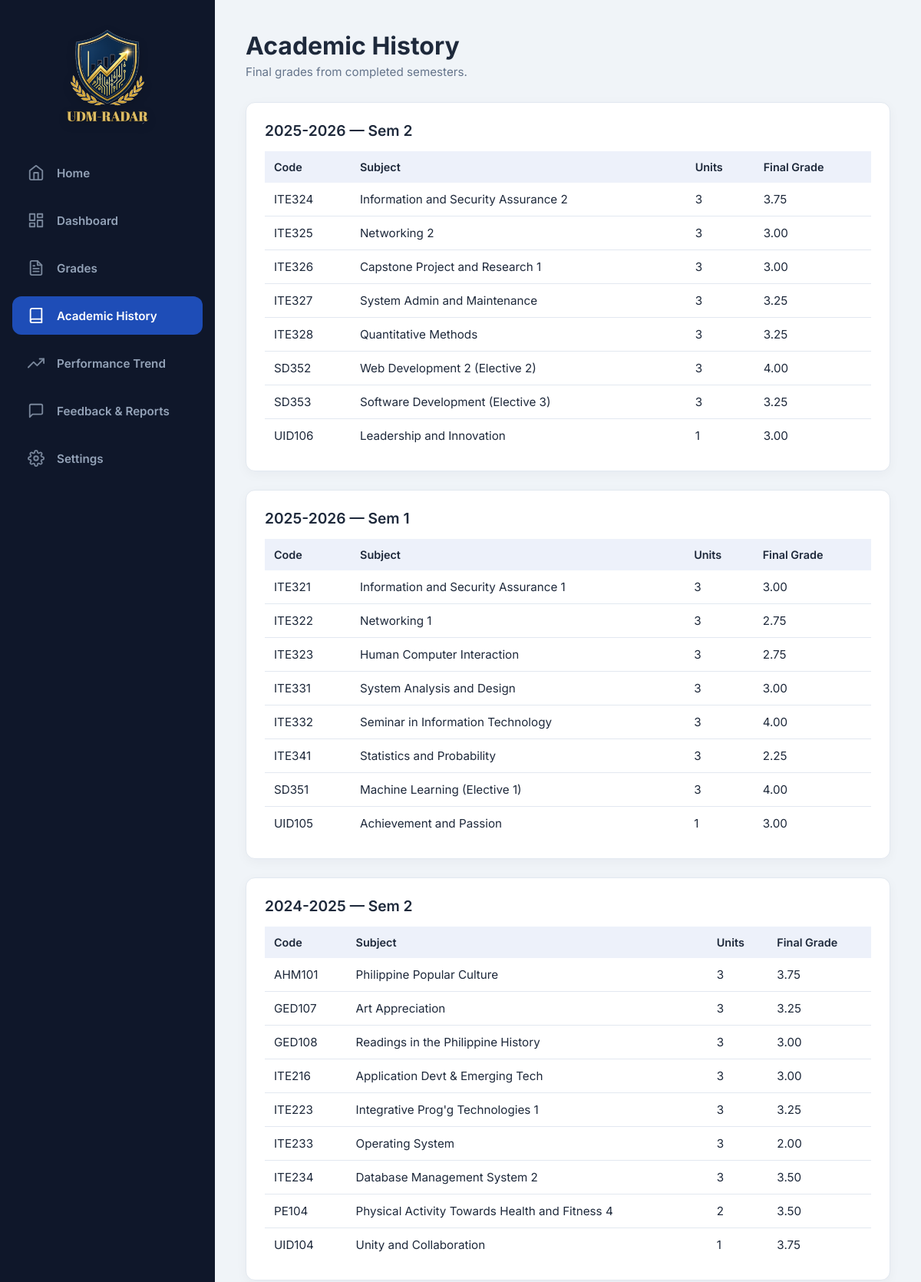
/student/history.php (signed in, upper part), run on the app's committed database.
### tables this page shows
CREATE TABLE `grades` (
  `id` int(11) NOT NULL,
  `student_id` int(11) NOT NULL COMMENT 'FK -> users.id (NOT student_profiles.id — there is no direct link to student_profiles from this table; join through users.id = student_profiles.user_id if section/course/etc. is needed).',
  `subject_id` int(11) NOT NULL COMMENT 'FK -> subjects.id.',
  `school_year` varchar(15) DEFAULT NULL COMMENT 'e.g. "2026-2027".',
  `semester` tinyint(4) DEFAULT NULL COMMENT '1 or 2.',
  `prelim` decimal(5,2) DEFAULT NULL COMMENT 'Raw 0-100 percentage, NEVER a 1.00-4.00 point value. Convert via normalizeTermGrade() before any math or display.',
  `midterm` decimal(5,2) DEFAULT NULL COMMENT 'Raw 0-100 percentage, same rule as prelim.',
  `prefinal` decimal(5,2) DEFAULT NULL COMMENT 'Raw 0-100 percentage, same rule as prelim.',
  `final_grade` decimal(4,2) DEFAULT NULL COMMENT 'Already point-scale (1.00-4.00) once computed via the official 30/30/40 weighting — opposite convention from prelim/midterm/prefinal. Convert via normalizePointGrade(), not normalizeTermGrade().',
  `risk_level` enum('LOW','MODERATE','HIGH') DEFAULT 'LOW' COMMENT 'Snapshot at time of last encode/patch — NOT guaranteed to match live computeRiskFromAvg() on the current prelim/final value if thresholds changed since. Treat as a cache, recompute live where correctness matters.',
  `is_current` tinyint(1) DEFAULT 0 COMMENT 'Marks "this is the in-progress term to show on dashboards." Not enforced by any constraint — nothing stops two different terms from both being flagged 1 for the same student (this happened once; see fix_duplicate_semester.sql). getCurrentTerm() in config/constants.php can cross-check this flag against the actual calendar date.',
  `encoded_by` int(11) DEFAULT NULL COMMENT 'FK -> users.id (the faculty who entered this row). No _id suffix, unlike every other FK column in this schema — naming inconsistency, kept as-is to avoid touching every PHP reference to $g[''encoded_by''].'
);

CREATE TABLE `subjects` (
  `id` int(11) NOT NULL,
  `code` varchar(20) NOT NULL COMMENT 'e.g. "ITE331". Elective slots use a track-specific code (SD351/CY351/DS351 = Machine Learning under the Software Dev/Cybersecurity/Data Science track) rather than a generic "Elective 1" label.',
  `title` varchar(150) NOT NULL,
  `units` tinyint(4) NOT NULL COMMENT 'Credit units. GWA math weights every grade by this — a 1-unit and 3-unit subject do NOT count equally (see computeWeightedGWA()).',
  `year_level` tinyint(4) DEFAULT NULL COMMENT 'Which curriculum year this subject belongs to (1-4) — independent of any individual student''s current year.',
  `semester` tinyint(4) DEFAULT NULL COMMENT '1 or 2 — which semester of that curriculum year.'
);

### student/history.php (the view, shortened to what this page needs)
<?php
$user = currentUser();
$db = getDB();
$stmt = $db->prepare("
    SELECT g.*, s.code, s.title, s.units
    FROM grades g
    JOIN subjects s ON s.id = g.subject_id
    WHERE g.student_id = ? AND g.is_current = 0
    ORDER BY g.school_year DESC, g.semester DESC, s.code
");
$stmt->execute([$user['id']]);
$rows = $stmt->fetchAll();
$terms = [];
foreach ($rows as $r) {
    $key = ($r['school_year'] ?? 'Unknown') . ' — Sem ' . ($r['semester'] ?? '?');
    $terms[$key][] = $r;
}
require_once '../includes/header.php';
require_once '../includes/sidebar.php';
?>
<div class="main-content">
    <div class="header">
        <div>
            <h1>Academic History</h1>
            <p>Final grades from completed semesters.</p>
        </div>
    </div>
    <?php if (empty($terms)): ?>
        <div class="card"><p class="empty-state">No completed-semester records found yet.</p></div>
    <?php else: ?>
        <?php foreach ($terms as $termLabel => $termGrades): ?>
        <div class="card">
            <div class="table-title"><?= htmlspecialchars($termLabel) ?></div>
            <table>
                <thead>
                    <tr>
                        <th>Code</th>
                        <th>Subject</th>
                        <th>Units</th>
                        <th>Final Grade</th>
                    </tr>
                </thead>
                <tbody>
                    <?php foreach ($termGrades as $g): ?>
                    <tr>
                        <td><?= htmlspecialchars($g['code']) ?></td>
                        <td><?= htmlspecialchars($g['title']) ?></td>
                        <td><?= htmlspecialchars($g['units']) ?></td>
                        <td><?= $g['final_grade'] !== null ? number_format($g['final_grade'], 2) : '—' ?></td>
                    </tr>
                    <?php endforeach; ?>
                </tbody>
            </table>
        </div>
        <?php endforeach; ?>
    <?php endif; ?>
</div>
<?php require_once '../includes/footer.php'; ?>

### assets/css/dashboard.css (style rules this page uses)
:root { --bg-color: #F0F4F8; --sidebar-bg: #0F172A; --sidebar-hover: rgba(255, 255, 255, 0.05); --card-bg: #FFFFFF; --text-dark: #1E293B; --text-gray: #64748B; --accent-blue: #1E4DB7; --border-color: #E2E8F0; --table-header-bg: rgba(30, 77, 183, 0.08); --shadow-sm: 0 4px 15px rgba(15, 23, 42, 0.04); --risk-low: #059669; --risk-mod: #D97706; --risk-high: #DC2626; --gold: #C9A227; }
* { margin: 0; padding: 0; box-sizing: border-box; font-family: 'Inter', sans-serif; }
body { display: flex; height: 100vh; background-color: var(--bg-color); color: var(--text-dark); overflow: hidden; transition: background-color 0.3s ease, color 0.3s ease; }
.main-content { flex: 1; padding: 40px; overflow-y: auto; }
.header { display: flex; justify-content: space-between; align-items: center; margin-bottom: 30px; }
.header h1 { color: var(--text-dark); font-size: 2rem; font-weight: 700; }
.header p { color: var(--text-gray); font-size: 0.95rem; margin-top: 5px; }
.card { background: var(--card-bg); border: 1px solid var(--border-color); border-radius: 12px; padding: 24px; box-shadow: var(--shadow-sm); margin-bottom: 24px; transition: background-color 0.3s ease, border-color 0.3s ease; }
.table-title { font-size: 1.2rem; font-weight: 600; color: var(--text-dark); margin-bottom: 15px; }
table { width: 100%; border-collapse: collapse; }
th { text-align: left; padding: 12px; background-color: var(--table-header-bg); color: var(--text-dark); font-weight: 600; font-size: 0.9rem; }
td { padding: 12px; border-bottom: 1px solid var(--border-color); font-size: 0.95rem; color: var(--text-dark); }
tr:last-child td { border-bottom: none; }

### data on the page
grades: subject.code "ITE324", subject.title "Information and Security Assurance 2", subject.units "3", final_grade "3.75"
grades: subject.code "ITE325", subject.title "Networking 2", subject.units "3", final_grade "3.00"
grades: subject.code "ITE326", subject.title "Capstone Project and Research 1", subject.units "3", final_grade "3.00"
grades: subject.code "ITE327", subject.title "System Admin and Maintenance", subject.units "3", final_grade "3.25"
grades: subject.code "ITE328", subject.title "Quantitative Methods", subject.units "3", final_grade "3.25"
grades: subject.code "SD352", subject.title "Web Development 2 (Elective 2)", subject.units "3", final_grade "4.00"
grades: subject.code "SD353", subject.title "Software Development (Elective 3)", subject.units "3", final_grade "3.25"
grades: subject.code "UID106", subject.title "Leadership and Innovation", subject.units "1", final_grade "3.00"
grades: subject.code "ITE321", subject.title "Information and Security Assurance 1", subject.units "3", final_grade "3.00"
grades: subject.code "ITE322", subject.title "Networking 1", subject.units "3", final_grade "2.75"
grades: subject.code "ITE323", subject.title "Human Computer Interaction", subject.units "3", final_grade "2.75"
grades: subject.code "ITE331", subject.title "System Analysis and Design", subject.units "3", final_grade "3.00"
grades: subject.code "ITE332", subject.title "Seminar in Information Technology", subject.units "3", final_grade "4.00"
grades: subject.code "ITE341", subject.title "Statistics and Probability", subject.units "3", final_grade "2.25"
grades: subject.code "SD351", subject.title "Machine Learning (Elective 1)", subject.units "3", final_grade "4.00"
grades: subject.code "UID105", subject.title "Achievement and Passion", subject.units "1", final_grade "3.00"
grades: subject.code "AHM101", subject.title "Philippine Popular Culture", subject.units "3", final_grade "3.75"
grades: subject.code "GED107", subject.title "Art Appreciation", subject.units "3", final_grade "3.25"
grades: subject.code "GED108", subject.title "Readings in the Philippine History", subject.units "3", final_grade "3.00"
grades: subject.code "ITE216", subject.title "Application Devt & Emerging Tech", subject.units "3", final_grade "3.00"
grades: subject.code "ITE223", subject.title "Integrative Prog'g Technologies 1", subject.units "3", final_grade "3.25"
grades: subject.code "ITE233", subject.title "Operating System", subject.units "3", final_grade "2.00"
grades: subject.code "ITE234", subject.title "Database Management System 2", subject.units "3", final_grade "3.50"
grades: subject.code "PE104", subject.title "Physical Activity Towards Health and Fitness 4", subject.units "2", final_grade "3.50"
grades: subject.code "UID104", subject.title "Unity and Collaboration", subject.units "1", final_grade "3.75"

### other printed values
$label "Home"
$label "Dashboard"
$label "Grades"
$label "Academic History"
$label "Performance Trend"
$label "Feedback & Reports"
$label "Settings"
$termLabel "2025-2026 — Sem 2"
$termLabel "2025-2026 — Sem 1"
$termLabel "2024-2025 — Sem 2"
